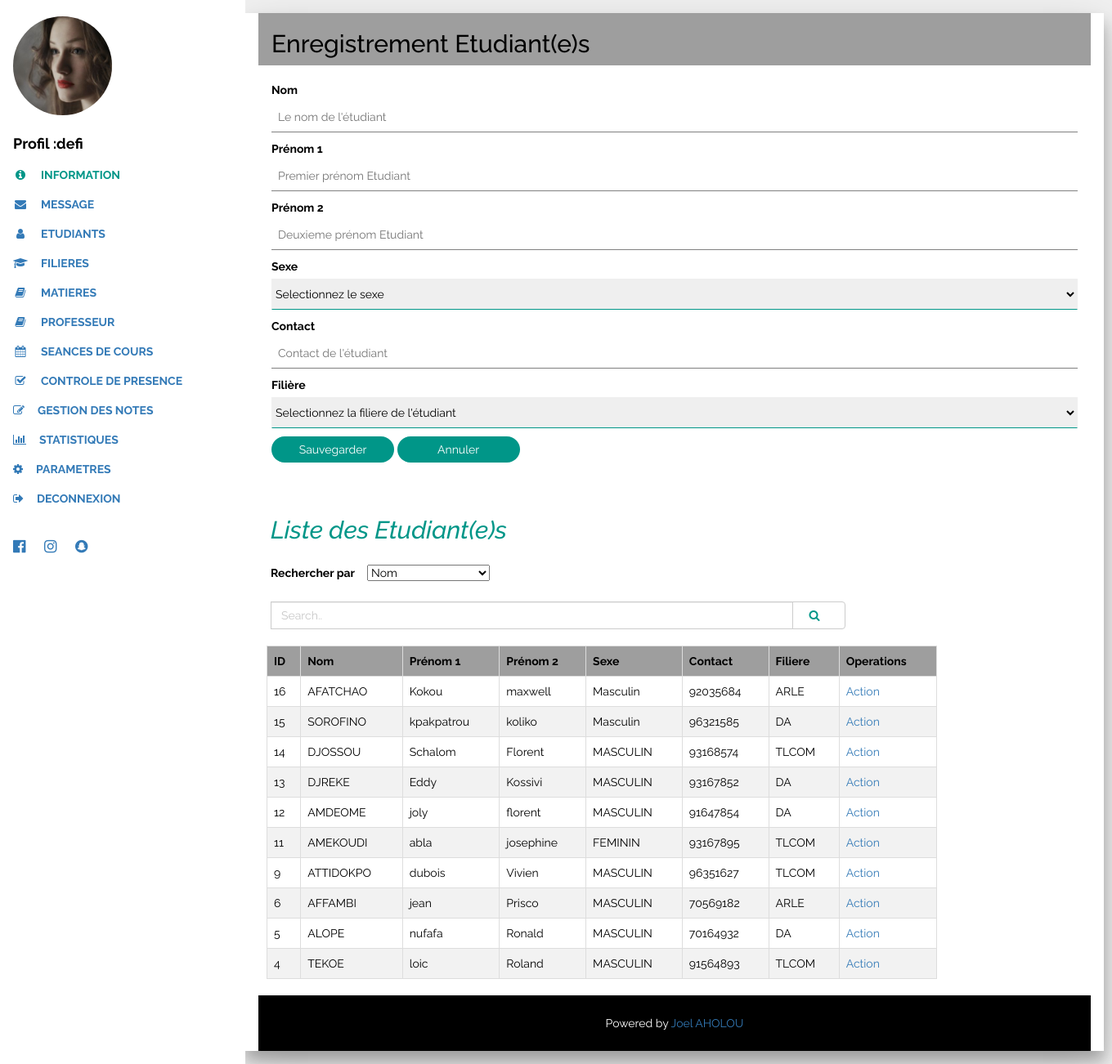
The app's page /index_etablissement_etudiant.php?id=1 with its own data.
### tables this page shows
CREATE TABLE IF NOT EXISTS `etablissement` (
`id` int(11) NOT NULL,
  `pseudo` varchar(20) NOT NULL,
  `mail` varchar(60) NOT NULL,
  `motdepasse` varchar(90) NOT NULL
);

CREATE TABLE IF NOT EXISTS `etudiant` (
`idp` int(11) NOT NULL,
  `nom_e` varchar(30) NOT NULL,
  `pren` varchar(40) NOT NULL,
  `preno` varchar(30) NOT NULL,
  `sexe` varchar(8) NOT NULL,
  `contact_e` int(8) NOT NULL,
  `code_f` varchar(20) NOT NULL,
  `etu` varchar(50) DEFAULT NULL
);

### index_etablissement_etudiant.php (the view, shortened to what this page needs)
<?php
  $bdd = new PDO('mysql:host=127.0.0.1; dbname=scolarite1','root', '');
if (isset($_GET['id']))
{
    $getid = intval($_GET['id']);
    $requser = $bdd->prepare('SELECT * FROM etablissement WHERE id = ? ');
    $requser->execute(array($getid));
    $userinfo=$requser->fetch();
?>
<!DOCTYPE html>
<html>
<link rel="stylesheet" href="w3.css">
<link rel="stylesheet" href="font-awesome.min.css">
<link rel="stylesheet" href="bootstrap.min.css">
<body class="w3-light-grey w3-content" style="max-width:1600px">
<nav class="w3-sidenav w3-collapse w3-white w3-animate-left" style="z-index:3;width:300px;" id="mySidenav"><br>
  <div class="w3-container">
    <img src="w3images/avatar_g2.jpg" style="width:45%;" class="w3-circle"><br><br>
    <h4 class="w3-padding-0"><b> Profil :<?php echo $userinfo['pseudo']; ?></b></h4>
	<?php
                  if (isset($_SESSION['id']) AND $userinfo['id'] == $_SESSION['id']) {
                    ?>
  </div>
  <a href="#portfolio" onclick="w3_close()" class="w3-padding w3-text-teal"><i class="fa fa fa-info-circle fa-fw w3-margin-right"></i>INFORMATION</a>
  <a href="#about" onclick="w3_close()" class="w3-padding"><i class="fa fa-envelope fa-fw w3-margin-right"></i>MESSAGE</a>
	<a href="index_etablissement_etudiant.php?id=<?php echo ($_SESSION['id']);?>" onclick="w3_close()" class="w3-padding"><i class="fa  fa fa-user fa-fw w3-margin-right"></i>ETUDIANTS</a>
	<a href="index_etablissement_filiere.php?id=<?php echo ($_SESSION['id']);?>" onclick="w3_close()" class="w3-padding"><i class="fa  fa-mortar-board fa-fw w3-margin-right"></i>FILIERES</a>
	<a href="index_etablissement_matiere.php?id=<?php echo ($_SESSION['id']);?>" onclick="w3_close()" class="w3-padding"><i class="fa  fa fa-book fa-fw w3-margin-right"></i>MATIERES</a>
	<a href="index_etablissement_professeur.php?id=<?php echo ($_SESSION['id']);?>" onclick="w3_close()" class="w3-padding"><i class="fa  fa fa-book fa-fw w3-margin-right"></i>PROFESSEUR</a>
	<a href="index_etablissement_cours.php?id=<?php echo ($_SESSION['id']);?>" onclick="w3_close()" class="w3-padding"><i class="fa  fa fa-calendar fa-fw w3-margin-right"></i>SEANCES DE COURS</a>
   <a href="#" onclick="w3_close()" class="w3-padding"><i class="fa  fa fa-check-square-o fa-fw w3-margin-right"></i>CONTROLE DE PRESENCE</a>
   <a href="#" onclick="w3_close()" class="w3-padding"><i class="fa fa fa-edit w3-margin-right"></i>GESTION DES NOTES</a>
   <a href="#" onclick="w3_close()" class="w3-padding"><i class="fa fa fa-bar-chart-o w3-margin-right"></i>STATISTIQUES</a>
   <a href="#" onclick="w3_close()" class="w3-padding"><i class="fa fa fa-cog w3-margin-right"></i>PARAMETRES</a>
   <a href="deconnexion.php" onclick="w3_close()" class="w3-padding"><i class="fa fa fa-sign-out w3-margin-right"></i>DECONNEXION</a>
  <div class="w3-section w3-padding-top w3-large">
    <a href="#" class="w3-hover-white w3-hover-text-indigo w3-show-inline-block"><i class="fa fa-facebook-official"></i></a>
    <a href="#" class="w3-hover-white w3-hover-text-purple w3-show-inline-block"><i class="fa fa-instagram"></i></a>
    <a href="#" class="w3-hover-white w3-hover-text-yellow w3-show-inline-block"><i class="fa fa-snapchat"></i></a>
     <?php
                    }
                    ?>
  </div>
</nav>
<div class="w3-main" style="margin-left:300px">
  <div class="w3-panel w3-card-12 w3-margin-bottom w3-white" style="width:1050px;">
		<div class="w3-container w3-grey">
  <h2>Enregistrement Etudiant(e)s</h2>
</div>
<br/>
<form class="w3-container" method="POST" action="">
  <p>
  <label for="nom">Nom</label>
  <input class="w3-input" type="text" autocomplete="off" type="text" value="<?php if (isset($nom)) { echo $nom; } ?>" placeholder="Le nom de l'étudiant" id="nom" name="nom"></p>
 <p>
              <label for="pre" >Prénom 1</label>
              <input class="w3-input" type="text" value="<?php if (isset($pre)) {echo $pre; } ?>" autocomplete="off" placeholder="Premier prénom Etudiant" id="pre" name="pre"></p>
              <p>
              <label for="pre1" >Prénom 2</label>
              <input class="w3-input" type="text" autocomplete="off" value="<?php if (isset($pre1)) {echo $pre1;} ?>" placeholder="Deuxieme prénom Etudiant" id="pre1" name="pre1"></p>
              <p>
              <label for="sx" >Sexe</label>
              <select name="sx" class="w3-select" id="sx" >
                <option value="">Selectionnez le sexe</option>
              </select>
              </p>
              <p>
              <label for="ct">Contact</label>
              <input class="w3-input" type="tel" autocomplete="off" value="<?php if (isset($ct)) {echo $ct; } ?>" placeholder="Contact de l'étudiant" id="ct" name="ct"></p>
			  <p>
              <label for="fil" >Filière</label><select  class="w3-select" name="fil">
              <option value="">Selectionnez la filiere de l'étudiant</option>
   </select></p>
  <p><button type="submit" name="forminscription" class="w3-btn w3-teal w3-round-xxlarge">Sauvegarder</button>
  <button  type="reset" class="w3-btn w3-teal w3-round-xxlarge">Annuler</button></p>
</form><br/>
		<h2 class="w3-text-teal w3-padding-16" style="margin-left:15px;"><i>Liste des Etudiant(e)s</i></h2>
<?php
    $bdd = new PDO('mysql:host=127.0.0.1; dbname=scolarite1','root', '');
      $_select = $bdd->prepare("SELECT * FROM etudiant order by idp desc limit 10");
    $_select->execute();
    ?>
	<form method="POST" action="">
  <div class="input-group">
  <label for="choix" style="margin-left:15px;">Rechercher par </label>
    <select class=""  style="width:150px; margin-left:15px;" name="choix">
      <option value="">Nom</option>
    </select><br/><br/>
    <input type="text" class="form-control" style="margin-left:15px; " name="search" value="<?php if (isset($search)) {echo ($search);} ?>" placeholder="Search..">
    <div class="input-group-btn">
      <button class="btn btn-default" style="margin-right:300px; margin-top:45px;" type="submit">
        <i class="fa fa-search fa-fw w3-margin-right w3-text-teal" style="margin-left:5px;" ></i>
      </button>
    </div>
  </div>
</form>
<br/>
 <div class="table-responsive ">
  <table style="width:820px; margin-left:10px;">
    <thead>
      <tr>
        <th>ID </th>
        <th>Nom </th>
        <th>Prénom 1</th>
		<th>Prénom 2</th>
		<th>Sexe</th>
		<th>Contact</th>
		<th>Filiere</th>
        <th>Operations</th>
      </tr>
    </thead>
    <tbody>
     <?php  while ($s=$_select->fetch(PDO::FETCH_OBJ)) {
?>
      <tr>
        <td><?php echo $s->idp;?></td>
        <td><?php echo $s->nom_e;?></td>
        <td><?php echo $s->pren;?></td>
        <td><?php echo $s->preno;?></td>
        <td><?php echo $s->sexe;?></td>
		<td><?php echo $s->contact_e;?></td>
        <td><?php echo $s->code_f;?></td>
        <td>
       <a href="index_etablissement_etudiant_action.php?idp=<?php echo $s->idp;?>" target="_parent"  style="text-decoration:none;">Action</a></td>
		     <?php
                    }
                    ?>
	</div>
  </table><br/>
</div>
  <div class="w3-black w3-center w3-padding-24">Powered by <a href="default.html" title="W3.CSS" target="_blank" class="w3-hover-opacity">Joel AHOLOU</a></div>
</div>
</body>
</html>
<?php
  }else{
    echo "Desole";
  }
?>

### index_etablissement_etudiant.php (style rules this page uses)
body,h1,h2,h3,h4,h5,h6 { font-family: "Raleway", sans-serif }
.w3-sidenav a,.w3-sidenav h4 { font-weight:bold }
table { border-collapse: collapse; width: 100%; border: 1px solid #ddd; }
th, td { text-align: left; padding: 8px; border: 1px solid #ddd; }
tr:nth-child(even) { background-color: #f2f2f2 }
th { background-color: #9E9E9E; color: black; }
.w3-btn { width:150px; }

### records on screen
etablissement: pseudo "defi"
etudiant: idp "16", nom_e "AFATCHAO", pren "Kokou", preno "maxwell", sexe "Masculin", contact_e "92035684", code_f "ARLE"
etudiant: idp "15", nom_e "SOROFINO", pren "kpakpatrou", preno "koliko", sexe "Masculin", contact_e "96321585", code_f "DA"
etudiant: idp "14", nom_e "DJOSSOU", pren "Schalom", preno "Florent", sexe "MASCULIN", contact_e "93168574", code_f "TLCOM"
etudiant: idp "13", nom_e "DJREKE", pren "Eddy", preno "Kossivi", sexe "MASCULIN", contact_e "93167852", code_f "DA"
etudiant: idp "12", nom_e "AMDEOME", pren "joly", preno "florent", sexe "MASCULIN", contact_e "91647854", code_f "DA"
etudiant: idp "11", nom_e "AMEKOUDI", pren "abla", preno "josephine", sexe "FEMININ", contact_e "93167895", code_f "TLCOM"
etudiant: idp "9", nom_e "ATTIDOKPO", pren "dubois", preno "Vivien", sexe "MASCULIN", contact_e "96351627", code_f "TLCOM"
etudiant: idp "6", nom_e "AFFAMBI", pren "jean", preno "Prisco", sexe "MASCULIN", contact_e "70569182", code_f "ARLE"
etudiant: idp "5", nom_e "ALOPE", pren "nufafa", preno "Ronald", sexe "MASCULIN", contact_e "70164932", code_f "DA"
etudiant: idp "4", nom_e "TEKOE", pren "loic", preno "Roland", sexe "MASCULIN", contact_e "91564893", code_f "TLCOM"
